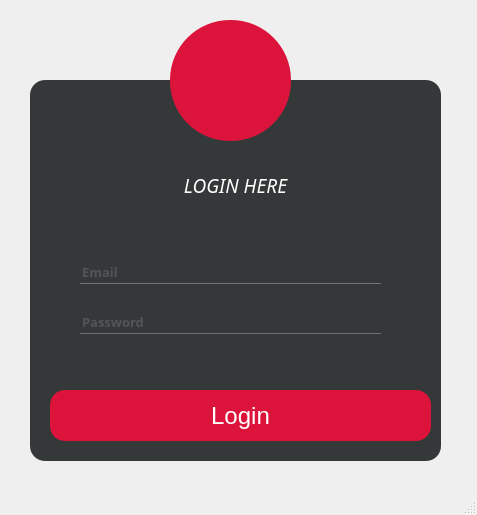
<?xml version="1.0" encoding="UTF-8"?>
<ui version="4.0">
 <class>Login</class>
 <widget class="QMainWindow" name="Login">
  <property name="geometry">
   <rect>
    <x>0</x>
    <y>0</y>
    <width>477</width>
    <height>515</height>
   </rect>
  </property>
  <property name="focusPolicy">
   <enum>Qt::ClickFocus</enum>
  </property>
  <property name="windowTitle">
   <string>Login</string>
  </property>
  <property name="styleSheet">
   <string notr="true"/>
  </property>
  <property name="iconSize">
   <size>
    <width>30</width>
    <height>30</height>
   </size>
  </property>
  <property name="toolButtonStyle">
   <enum>Qt::ToolButtonFollowStyle</enum>
  </property>
  <widget class="QWidget" name="centralwidget">
   <widget class="QFrame" name="frame">
    <property name="geometry">
     <rect>
      <x>30</x>
      <y>80</y>
      <width>411</width>
      <height>381</height>
     </rect>
    </property>
    <property name="styleSheet">
     <string notr="true">*{
background:#353839;
border-radius:15px;
}</string>
    </property>
    <property name="frameShape">
     <enum>QFrame::StyledPanel</enum>
    </property>
    <property name="frameShadow">
     <enum>QFrame::Raised</enum>
    </property>
    <widget class="QLabel" name="label">
     <property name="enabled">
      <bool>false</bool>
     </property>
     <property name="geometry">
      <rect>
       <x>0</x>
       <y>70</y>
       <width>411</width>
       <height>71</height>
      </rect>
     </property>
     <property name="font">
      <font>
       <family>century gothic</family>
       <pointsize>14</pointsize>
       <weight>7</weight>
       <italic>true</italic>
       <bold>false</bold>
       <stylestrategy>PreferDefault</stylestrategy>
       <kerning>true</kerning>
      </font>
     </property>
     <property name="styleSheet">
      <string notr="true">*{
	font: 63 italic 14pt rgb(255, 255, 255) &quot;Segoe UI&quot;;

font-family:century gothic;

}

</string>
     </property>
     <property name="text">
      <string>&lt;font color=white&gt;LOGIN HERE</string>
     </property>
     <property name="scaledContents">
      <bool>false</bool>
     </property>
     <property name="alignment">
      <set>Qt::AlignCenter</set>
     </property>
    </widget>
    <widget class="QPushButton" name="pushButton_login">
     <property name="enabled">
      <bool>true</bool>
     </property>
     <property name="geometry">
      <rect>
       <x>20</x>
       <y>310</y>
       <width>381</width>
       <height>51</height>
      </rect>
     </property>
     <property name="palette">
      <palette>
       <active>
        <colorrole role="WindowText">
         <brush brushstyle="SolidPattern">
          <color alpha="255">
           <red>255</red>
           <green>255</green>
           <blue>255</blue>
          </color>
         </brush>
        </colorrole>
        <colorrole role="Button">
         <brush brushstyle="SolidPattern">
          <color alpha="255">
           <red>220</red>
           <green>20</green>
           <blue>60</blue>
          </color>
         </brush>
        </colorrole>
        <colorrole role="Text">
         <brush brushstyle="SolidPattern">
          <color alpha="255">
           <red>255</red>
           <green>255</green>
           <blue>255</blue>
          </color>
         </brush>
        </colorrole>
        <colorrole role="ButtonText">
         <brush brushstyle="SolidPattern">
          <color alpha="255">
           <red>255</red>
           <green>255</green>
           <blue>255</blue>
          </color>
         </brush>
        </colorrole>
        <colorrole role="Base">
         <brush brushstyle="SolidPattern">
          <color alpha="255">
           <red>220</red>
           <green>20</green>
           <blue>60</blue>
          </color>
         </brush>
        </colorrole>
        <colorrole role="Window">
         <brush brushstyle="SolidPattern">
          <color alpha="255">
           <red>220</red>
           <green>20</green>
           <blue>60</blue>
          </color>
         </brush>
        </colorrole>
        <colorrole role="PlaceholderText">
         <brush brushstyle="NoBrush">
          <color alpha="128">
           <red>255</red>
           <green>255</green>
           <blue>255</blue>
          </color>
         </brush>
        </colorrole>
       </active>
       <inactive>
        <colorrole role="WindowText">
         <brush brushstyle="SolidPattern">
          <color alpha="255">
           <red>255</red>
           <green>255</green>
           <blue>255</blue>
          </color>
         </brush>
        </colorrole>
        <colorrole role="Button">
         <brush brushstyle="SolidPattern">
          <color alpha="255">
           <red>220</red>
           <green>20</green>
           <blue>60</blue>
          </color>
         </brush>
        </colorrole>
        <colorrole role="Text">
         <brush brushstyle="SolidPattern">
          <color alpha="255">
           <red>255</red>
           <green>255</green>
           <blue>255</blue>
          </color>
         </brush>
        </colorrole>
        <colorrole role="ButtonText">
         <brush brushstyle="SolidPattern">
          <color alpha="255">
           <red>255</red>
           <green>255</green>
           <blue>255</blue>
          </color>
         </brush>
        </colorrole>
        <colorrole role="Base">
         <brush brushstyle="SolidPattern">
          <color alpha="255">
           <red>220</red>
           <green>20</green>
           <blue>60</blue>
          </color>
         </brush>
        </colorrole>
        <colorrole role="Window">
         <brush brushstyle="SolidPattern">
          <color alpha="255">
           <red>220</red>
           <green>20</green>
           <blue>60</blue>
          </color>
         </brush>
        </colorrole>
        <colorrole role="PlaceholderText">
         <brush brushstyle="NoBrush">
          <color alpha="128">
           <red>255</red>
           <green>255</green>
           <blue>255</blue>
          </color>
         </brush>
        </colorrole>
       </inactive>
       <disabled>
        <colorrole role="WindowText">
         <brush brushstyle="SolidPattern">
          <color alpha="255">
           <red>255</red>
           <green>255</green>
           <blue>255</blue>
          </color>
         </brush>
        </colorrole>
        <colorrole role="Button">
         <brush brushstyle="SolidPattern">
          <color alpha="255">
           <red>220</red>
           <green>20</green>
           <blue>60</blue>
          </color>
         </brush>
        </colorrole>
        <colorrole role="Text">
         <brush brushstyle="SolidPattern">
          <color alpha="255">
           <red>255</red>
           <green>255</green>
           <blue>255</blue>
          </color>
         </brush>
        </colorrole>
        <colorrole role="ButtonText">
         <brush brushstyle="SolidPattern">
          <color alpha="255">
           <red>255</red>
           <green>255</green>
           <blue>255</blue>
          </color>
         </brush>
        </colorrole>
        <colorrole role="Base">
         <brush brushstyle="SolidPattern">
          <color alpha="255">
           <red>220</red>
           <green>20</green>
           <blue>60</blue>
          </color>
         </brush>
        </colorrole>
        <colorrole role="Window">
         <brush brushstyle="SolidPattern">
          <color alpha="255">
           <red>220</red>
           <green>20</green>
           <blue>60</blue>
          </color>
         </brush>
        </colorrole>
        <colorrole role="PlaceholderText">
         <brush brushstyle="NoBrush">
          <color alpha="128">
           <red>255</red>
           <green>255</green>
           <blue>255</blue>
          </color>
         </brush>
        </colorrole>
       </disabled>
      </palette>
     </property>
     <property name="whatsThis">
      <string>&lt;html&gt;&lt;head/&gt;&lt;body&gt;&lt;p&gt;&amp;lt;b&amp;gt;&amp;lt;font color=white&amp;gt;Login&amp;lt;font&amp;gt;&amp;lt;/b&amp;gt;&lt;/p&gt;&lt;/body&gt;&lt;/html&gt;</string>
     </property>
     <property name="styleSheet">
      <string notr="true">QPushButton

{
background:#dc143c;
color: white;
	font: 63 14pt &quot;Segoe UI Semibold&quot;;
border-radius:15px;
font-size:24px;
}</string>
     </property>
     <property name="text">
      <string>Login</string>
     </property>
     <property name="iconSize">
      <size>
       <width>80</width>
       <height>80</height>
      </size>
     </property>
    </widget>
    <widget class="QLineEdit" name="lineEdit_email">
     <property name="geometry">
      <rect>
       <x>50</x>
       <y>180</y>
       <width>301</width>
       <height>24</height>
      </rect>
     </property>
     <property name="font">
      <font>
       <family>Segoe Print</family>
       <pointsize>10</pointsize>
       <weight>75</weight>
       <bold>true</bold>
      </font>
     </property>
     <property name="styleSheet">
      <string notr="true">*{
background:transparent;
border:none;
color:#717072;
border-bottom:1px solid #717072;
}</string>
     </property>
     <property name="text">
      <string/>
     </property>
     <property name="alignment">
      <set>Qt::AlignLeading|Qt::AlignLeft|Qt::AlignVCenter</set>
     </property>
     <property name="placeholderText">
      <string>Email</string>
     </property>
    </widget>
    <widget class="QLineEdit" name="lineEdit_password">
     <property name="geometry">
      <rect>
       <x>50</x>
       <y>230</y>
       <width>301</width>
       <height>24</height>
      </rect>
     </property>
     <property name="font">
      <font>
       <family>Segoe Print</family>
       <pointsize>10</pointsize>
       <weight>75</weight>
       <bold>true</bold>
      </font>
     </property>
     <property name="styleSheet">
      <string notr="true">*{
background:transparent;
border:none;
color:#717072;
border-bottom:1px solid #717072;
}</string>
     </property>
     <property name="text">
      <string/>
     </property>
     <property name="echoMode">
      <enum>QLineEdit::Password</enum>
     </property>
     <property name="alignment">
      <set>Qt::AlignLeading|Qt::AlignLeft|Qt::AlignVCenter</set>
     </property>
     <property name="placeholderText">
      <string notr="true">Password</string>
     </property>
    </widget>
   </widget>
   <widget class="QToolButton" name="toolButton">
    <property name="enabled">
     <bool>true</bool>
    </property>
    <property name="geometry">
     <rect>
      <x>170</x>
      <y>20</y>
      <width>121</width>
      <height>121</height>
     </rect>
    </property>
    <property name="styleSheet">
     <string notr="true">*{
background:#dc143c;
border-radius:60px;
}</string>
    </property>
    <property name="text">
     <string/>
    </property>
    <property name="icon">
     <iconset>
      <normaloff>../../R.png</normaloff>../../R.png</iconset>
    </property>
    <property name="iconSize">
     <size>
      <width>64</width>
      <height>64</height>
     </size>
    </property>
   </widget>
  </widget>
  <widget class="QMenuBar" name="menubar">
   <property name="geometry">
    <rect>
     <x>0</x>
     <y>0</y>
     <width>477</width>
     <height>25</height>
    </rect>
   </property>
  </widget>
  <widget class="QStatusBar" name="statusbar"/>
 </widget>
 <resources/>
 <connections/>
</ui>
